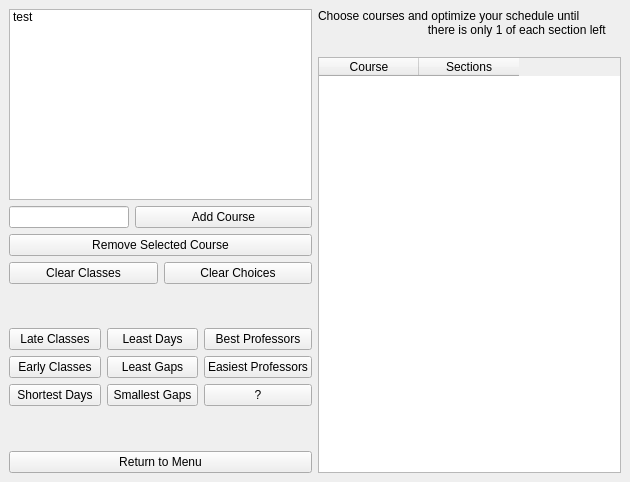
<?xml version="1.0" encoding="UTF-8"?>
<ui version="4.0">
 <class>MainWindow</class>
 <widget class="QMainWindow" name="MainWindow">
  <property name="geometry">
   <rect>
       <x>0</x>
       <y>0</y>
       <width>630</width>
       <height>482</height>
   </rect>
  </property>
  <property name="windowTitle">
   <string>MainWindow</string>
  </property>
  <widget class="QWidget" name="centralwidget">
   <layout class="QGridLayout" name="gridLayout">
    <item row="0" column="0">
     <layout class="QHBoxLayout" name="horizontalLayout">
      <item>
       <layout class="QVBoxLayout" name="verticalLayout">
        <property name="sizeConstraint">
         <enum>QLayout::SetDefaultConstraint</enum>
        </property>
           <item>
               <widget class="QListWidget" name="listWidget">
                   <item>
                       <property name="text">
                           <string>test</string>
                       </property>
                   </item>
               </widget>
           </item>
        <item>
         <layout class="QHBoxLayout" name="horizontalLayout_2">
          <item>
           <widget class="QLineEdit" name="lineEdit">
            <property name="sizePolicy">
             <sizepolicy hsizetype="Maximum" vsizetype="Fixed">
              <horstretch>0</horstretch>
              <verstretch>0</verstretch>
             </sizepolicy>
            </property>
            <property name="maximumSize">
             <size>
              <width>120</width>
              <height>16777215</height>
             </size>
            </property>
           </widget>
          </item>
          <item>
           <widget class="QPushButton" name="pushButton">
               <property name="text">
                   <string>Add Course</string>
               </property>
           </widget>
          </item>
         </layout>
        </item>
           <item>
               <widget class="QPushButton" name="pushButton_2">
                   <property name="text">
                       <string>Remove Selected Course</string>
                   </property>
               </widget>
           </item>
           <item>
               <layout class="QHBoxLayout" name="horizontalLayout_3">
                   <item>
                       <widget class="QPushButton" name="pushButton_12">
                           <property name="text">
                               <string>Clear Classes</string>
                           </property>
                       </widget>
                   </item>
                   <item>
                       <widget class="QPushButton" name="pushButton_13">
                           <property name="text">
                               <string>Clear Choices</string>
                           </property>
                       </widget>
                   </item>
               </layout>
           </item>
           <item>
               <spacer name="verticalSpacer">
                   <property name="orientation">
                       <enum>Qt::Vertical</enum>
                   </property>
                   <property name="sizeHint" stdset="0">
                       <size>
                           <width>20</width>
                           <height>40</height>
                       </size>
                   </property>
               </spacer>
           </item>
           <item>
               <layout class="QGridLayout" name="gridLayout_2">
                   <item row="0" column="0">
                       <widget class="QPushButton" name="pushButton_4">
                           <property name="text">
                               <string>Late Classes</string>
                           </property>
                       </widget>
                   </item>
                   <item row="1" column="1">
                       <widget class="QPushButton" name="pushButton_6">
                           <property name="text">
                               <string>Least Gaps</string>
                           </property>
                       </widget>
                   </item>
                   <item row="0" column="1">
                       <widget class="QPushButton" name="pushButton_8">
                           <property name="text">
                               <string>Least Days</string>
                           </property>
                       </widget>
                   </item>
                   <item row="0" column="2">
                       <widget class="QPushButton" name="pushButton_9">
                           <property name="text">
                               <string>Best Professors</string>
                           </property>
                       </widget>
                   </item>
                   <item row="1" column="0">
                       <widget class="QPushButton" name="pushButton_3">
                           <property name="text">
                               <string>Early Classes</string>
                           </property>
                       </widget>
                   </item>
                   <item row="2" column="0">
                       <widget class="QPushButton" name="pushButton_7">
                           <property name="text">
                               <string>Shortest Days</string>
                           </property>
                       </widget>
                   </item>
                   <item row="1" column="2">
                       <widget class="QPushButton" name="pushButton_10">
                           <property name="text">
                               <string>Easiest Professors</string>
                           </property>
                       </widget>
                   </item>
                   <item row="2" column="1">
                       <widget class="QPushButton" name="pushButton_5">
                           <property name="text">
                               <string>Smallest Gaps</string>
                           </property>
                       </widget>
                   </item>
                   <item row="2" column="2">
                       <widget class="QPushButton" name="pushButton_11">
                           <property name="text">
                               <string>?</string>
                           </property>
                       </widget>
                   </item>
               </layout>
           </item>
           <item>
               <spacer name="verticalSpacer_2">
                   <property name="orientation">
                       <enum>Qt::Vertical</enum>
                   </property>
                   <property name="sizeHint" stdset="0">
                       <size>
                           <width>20</width>
                           <height>40</height>
                       </size>
                   </property>
               </spacer>
           </item>
           <item>
               <widget class="QPushButton" name="course_return_to_menu_button">
                   <property name="text">
                       <string>Return to Menu</string>
                   </property>
               </widget>
           </item>
       </layout>
      </item>
         <item>
             <layout class="QVBoxLayout" name="verticalLayout_2">
                 <item>
                     <widget class="QLabel" name="label">
                         <property name="text">
                             <string>Choose courses and optimize your schedule until
                                 there is only 1 of each section left
                             </string>
                         </property>
                     </widget>
                 </item>
                 <item>
                     <widget class="QTableWidget" name="tableWidget_2">
                         <column>
                             <property name="text">
                                 <string>Course</string>
                             </property>
                         </column>
                         <column>
                             <property name="text">
                                 <string>Sections</string>
                             </property>
                         </column>
                     </widget>
                 </item>
             </layout>
         </item>
     </layout>
    </item>
   </layout>
  </widget>
 </widget>
 <resources/>
 <connections/>
</ui>
